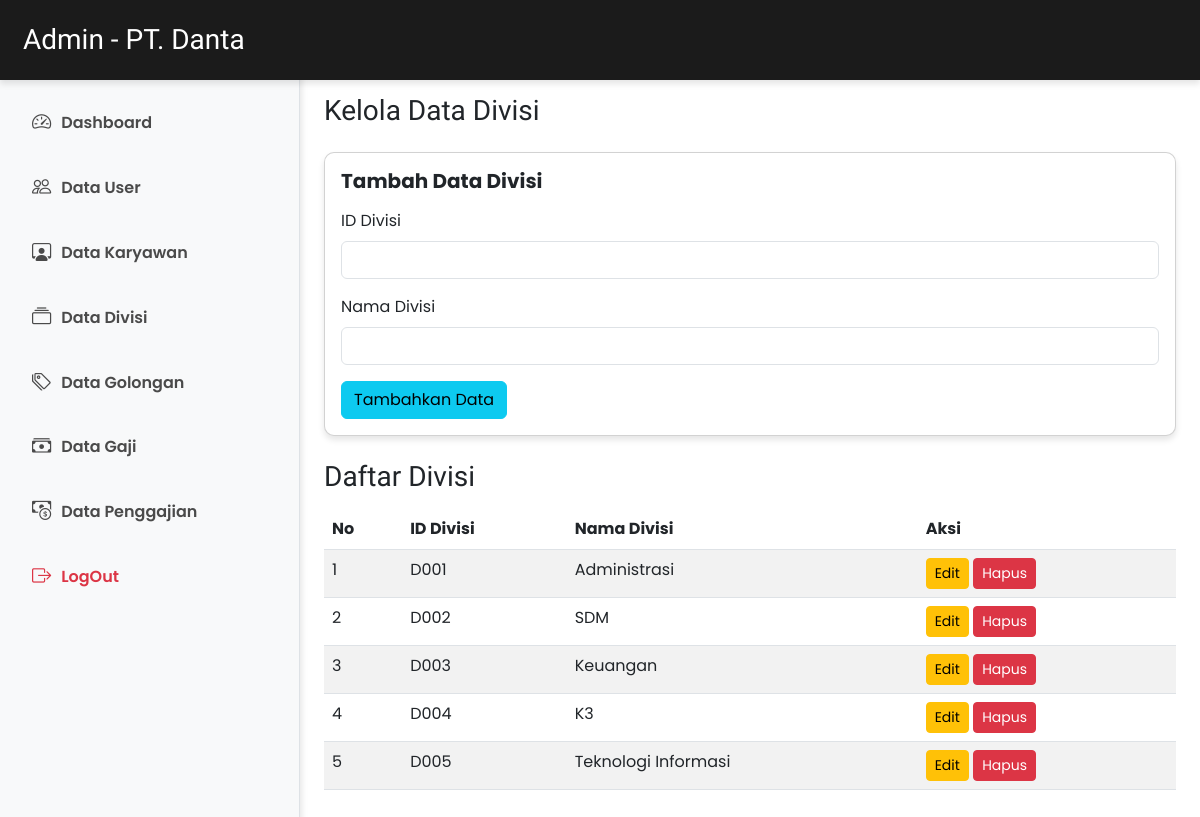
/datadivisi/index.php (signed in), run on the app's committed database.
### tables this page shows
CREATE TABLE `tb_divisi` (
  `ID_Divisi` varchar(50) NOT NULL,
  `Nama_Divisi` varchar(50) NOT NULL
);

### datadivisi/index.php (the view, shortened to what this page needs)
<?php
include '../service/database.php';
$data_divisi = mysqli_query($db, "SELECT * FROM tb_divisi") or die(mysqli_error($db));
?>
<!DOCTYPE html>
<html lang="en">
<head>
    <link href="https://cdn.jsdelivr.net/npm/bootstrap@5.3.0/dist/css/bootstrap.min.css" rel="stylesheet">
    <link href="https://cdn.jsdelivr.net/npm/bootstrap-icons/font/bootstrap-icons.css" rel="stylesheet">
    <link href="css/style.css" rel="stylesheet">
</head>
<body>
    <?php include 'includes/header.php'; ?>
    <div class="d-flex" style="padding-top: 70px;">
        <?php include 'includes/sidebar.php'; ?>
        <main class="p-4" style="margin-left: 25%; width: 75%;">
            <h3 class="mb-4">Kelola Data Divisi</h3>
            <div class="card mb-4">
                <div class="card-body">
                    <h5 class="card-title mb-3" style="font-weight:bold;">Tambah Data Divisi</h5>
                    <form method="POST" action="">
                        <div class="mb-3">
                            <label for="id_divisi" class="form-label">ID Divisi</label>
                            <input type="text" class="form-control" id="id_divisi" name="id_divisi" required>
                        </div>
                        <div class="mb-3">
                            <label for="nama_divisi" class="form-label">Nama Divisi</label>
                            <input type="text" class="form-control" id="nama_divisi" name="nama_divisi" required>
                        </div>
                        <button type="submit" class="btn btn-info">Tambahkan Data</button>
                    </form>
                </div>
            </div>
            <h3 class="mb-3">Daftar Divisi</h3>
            <table class="table table-striped">
                <thead>
                    <tr>
                        <th scope="col">No</th>
                        <th scope="col">ID Divisi</th>
                        <th scope="col">Nama Divisi</th>
                        <th scope="col">Aksi</th>
                    </tr>
                </thead>
                <tbody>
                    <?php
                    $no = 1;
                    while ($row = mysqli_fetch_assoc($data_divisi)) {
                        echo "<tr>";
                        echo "<td>" . $no++ . "</td>";
                        echo "<td>" . $row['ID_Divisi'] . "</td>";
                        echo "<td>" . $row['Nama_Divisi'] . "</td>";
                        echo "<td>
                                <a href='includes/edit_divisi.php?id=" . $row['ID_Divisi'] . "' class='btn btn-warning btn-sm'>Edit</a>
                                <a href='#' class='btn btn-danger btn-sm' onclick='confirmDelete(\"" . $row['ID_Divisi'] . "\")'>Hapus</a>
                            </td>";
                        echo "</tr>";
                    }
                    ?>
                </tbody>
            </table>
        </main>
    </div>
</body>
</html>

### datadivisi/css/style.css (style rules this page uses)
body { font-family: Arial, sans-serif; }
.card { border-radius: 10px; box-shadow: 0 4px 6px rgba(0, 0, 0, 0.1); transition: transform 0.3s ease; }

### datadivisi/index.php (style rules this page uses)
body { font-family: 'Poppins', sans-serif; }
.card { border-radius: 10px; box-shadow: 0 4px 6px rgba(0, 0, 0, 0.1); }

### datadivisi/includes/header.php (style rules this page uses)
h3 { font-family: "Zen Dots", serif; font-size: 28px; font-weight: 400; font-style: normal; }

### data on the page
tb_divisi: ID_Divisi "D001", Nama_Divisi "Administrasi"
tb_divisi: ID_Divisi "D002", Nama_Divisi "SDM"
tb_divisi: ID_Divisi "D003", Nama_Divisi "Keuangan"
tb_divisi: ID_Divisi "D004", Nama_Divisi "K3"
tb_divisi: ID_Divisi "D005", Nama_Divisi "Teknologi Informasi"
